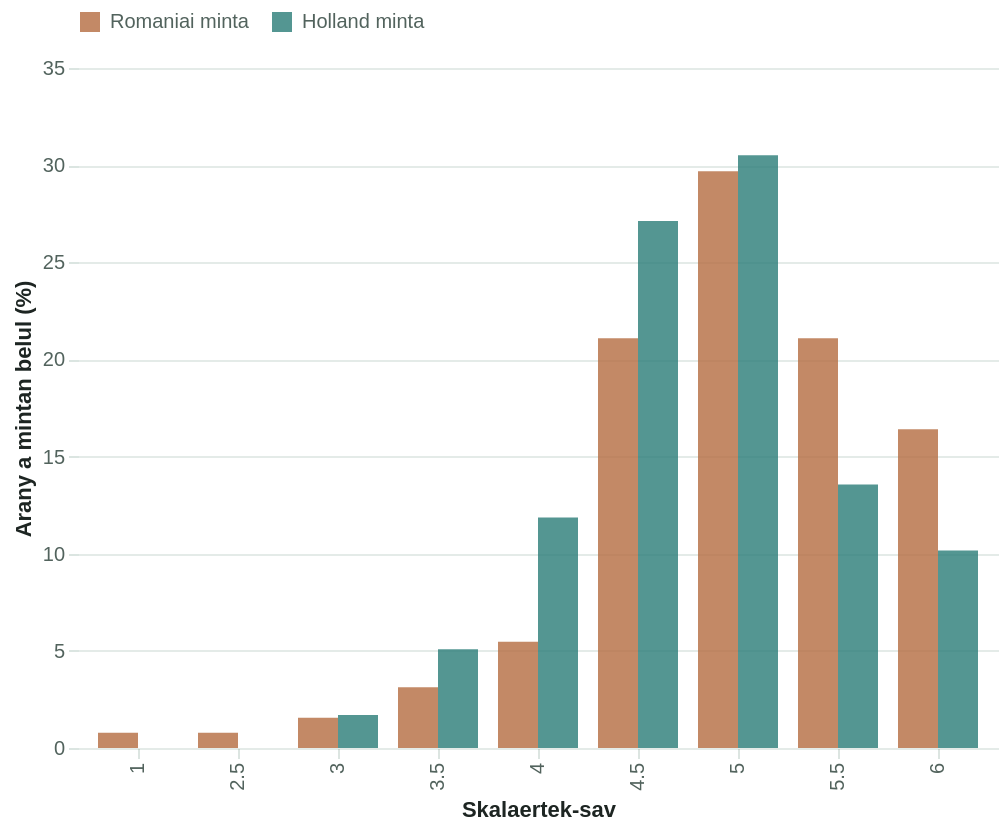

Specify this chart in Vega-Lite:
### Vega-Lite specification from a JSON file in a GitHub repository (floating-point values rounded to 4 significant figures; data arrays with more than 128 entries replaced by an {"elided": "..."} marker saying what was removed)
{"config": {"view": {"continuousWidth": 300, "continuousHeight": 300, "stroke": null}, "axis": {"domain": false, "gridColor": "rgba(36, 92, 69, 0.12)", "labelColor": "#52635d", "tickColor": "rgba(36, 92, 69, 0.16)", "titleColor": "#1d2522"}, "legend": {"labelColor": "#52635d", "orient": "top", "titleColor": "#1d2522"}}, "data": {"name": "data-c7743aedff50ddf1686230d4a6bc3164"}, "mark": {"type": "bar", "opacity": 0.82}, "encoding": {"color": {"field": "analysis_group", "scale": {"domain": ["Romaniai minta", "Holland minta"], "range": ["#b66f45", "#2f7f7b"]}, "title": null, "type": "nominal"}, "tooltip": [{"field": "analysis_group", "type": "nominal"}, {"field": "bin_value", "type": "ordinal"}, {"field": "share", "format": ".1f", "type": "quantitative"}, {"field": "count", "title": "Elemszam (hatteradat)", "type": "quantitative"}], "x": {"field": "bin_value", "title": "Skalaertek-sav", "type": "ordinal"}, "xOffset": {"field": "analysis_group", "type": "nominal"}, "y": {"field": "share", "title": "Arany a mintan belul (%)", "type": "quantitative"}}, "height": 340, "params": [{"name": "metric_filter", "bind": {"input": "select", "options": ["Kornyezeti attitud", "Cseregyakorisag", "Berles/megosztas nyitottsag", "Tartossag fontossaga", "Javitasi rutin", "Teljes javitas elfogadasa", "Tokeletlen javitas elfogadasa", "Jovobeni felelos leadas"], "name": "Mutato: "}, "value": "Kornyezeti attitud"}, {"name": "product_filter", "bind": {"input": "select", "options": ["Minden", "Nagy eszkozok", "Szemelyes IT", "Kis eszkozok"], "name": "Termekkategoria: "}, "value": "Minden"}], "transform": [{"filter": "((datum.metric_label === metric_filter) && (datum.product === product_filter))"}], "width": "container", "$schema": "https://vega.github.io/schema/vega-lite/v6.4.1.json", "datasets": {"data-c7743aedff50ddf1686230d4a6bc3164": {"elided": "437 records"}}}
